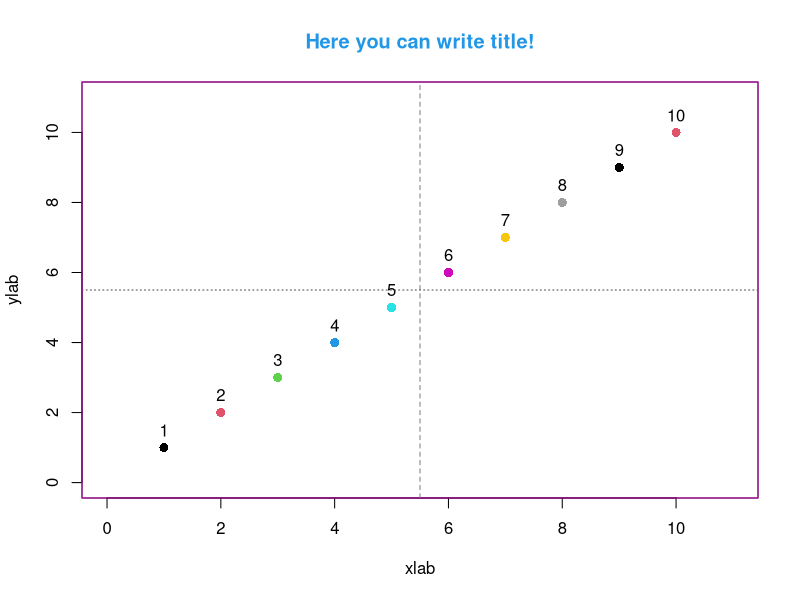
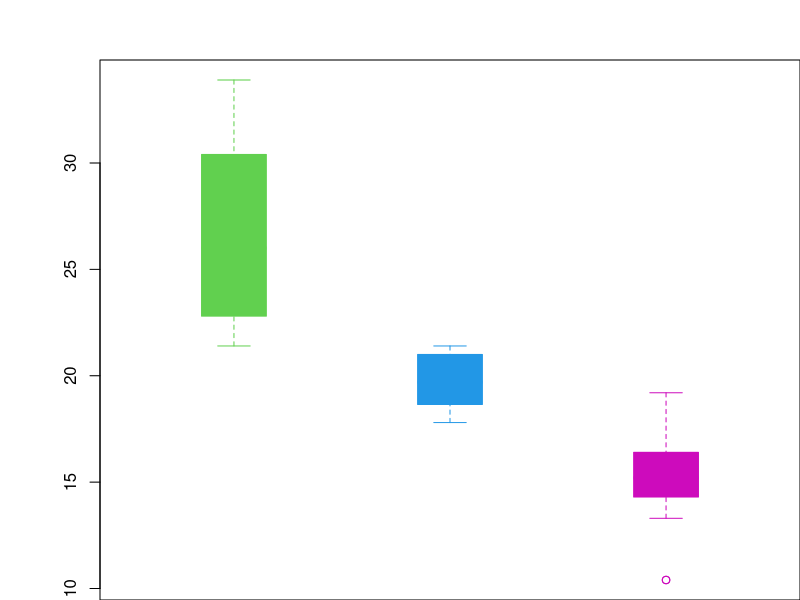

The R source for these figures, in order: (Note: this script raises an error after producing the figures.)
# 동전던지기 결과 예측

guessfun <- function( x ){
  if( !is.character(x) || length(x) > 1) stop("x must be a character H or T!")
  res <- sample( x = c("H","T"), size = 1 ) 
  if( x == res) print("You win!")
  else print("You lose!")
}
#guessfun(1) #Error in guessfun(1) : x must be a character H or T!
#guessfun(c("H","T")) #Error in guessfun(c("H", "T")) : x must be a character H or T!
#guessfun(H) #Error in guessfun(H) : object ’H’ not found
guessfun("H")

# if-else() -> switch()

centre1 <- function(x, type){
  if(type == "mean") mean(x)
  else if(type == "median") median(x)
  else if(type == "trimmed") mean(x, trim = 0.1)
}
x <- rcauchy(10)
centre1(x, type = "mean")

centre2 <- function(x, type) {
  switch(type,
         mean = mean(x),
         median = median(x),
         trimmed = mean(x, trim = .1))
}
centre2(x, "mean")

guessfun <- function( x ){
  res <- sample( x = c("H","T"), size = 1)
  if( !is.character(x) ) stop( "x must be a character H or T!") 
  if( length(x) > 1 ) stop( "x must be a character H or T!") 
  if( is.character(x) & x == res ) print("You win!")
  else print("You lost!")
  ress <- is.character(x) & x == res
  resss <- list(res, ress)
  structure( resss, class = "fun" ) #create an class ‘‘fun’’ 
  #or attr( ress, "class") <- "fun"
}  
toss <- guessfun( "H" )

myfun <- function( x ){
  UseMethod("myfun")
}

methods( generic.function = "myfun" )

myfun.default <- function( x ){
  res <- round(c( mean = mean(x), var = var(x) ), 2)
  return(res)
}
myfun.matrix <- function( x ){
  res <- list( mean = apply( x, 2, mean ),
               var = apply( x, 2, var ) )
  return(res)
}
myfun.factor <- function( x ){
  res <- table( x )
  return(res)
}


fun1 <- function(x){
  y <- 1 + x
  return(y)
}
fun2 <- function(x){
  y <<- 1 + x
  return(y)
}
y <- 1
fun1(1)
y
fun2(1)
y

A <- 1:20
dim(A) <- c(5,4)

A
class(A)
mode(A)
typeof(A)

xx <- yy <- 1:10
cols <- 1:10 
plot(x = xx, y = yy, xlab ="xlab", ylab = "ylab", main = "", 
     xlim = c(0,11), ylim = c(0,11), type = "n" )
points(x = xx, y = yy, pch = 16, col = cols, cex = 1.2 )
text(x = xx, y = yy + 0.5, labels = as.character(cols))
title( "Here you can write title!", col.main = 4)
abline( v = mean(xx), col = "grey50", lty = 2)
abline( h = mean(yy), col = "grey30", lty = 3) 
box( col = 6 )

par( mar = c(0,5,3,0) )
xx <- factor(mtcars$cyl)
n.lev <- length(levels(xx))
boxplot( mpg ~ cyl, data = mtcars, col = c(3,4,6), border = c(3,4,6),
         pars = list(boxwex = 0.3), xaxt = "n", xlab = "", ylab = "")
axis(side = 4, at = 1:n.lev, labels = paste("cyl",levels(xx), sep = "="), 
     col.axis = 4, las = 1)

# lapply()를 R로 직접 구현
lapply.my <- function(X, FUN, ...) {
  res <- vector( "list", length(X) )
  for (i in seq_along(X) ) {
    res[[i]] <- FUN(x[[i]], ...)
  }
  return( res )
}
lapply.my(x, mean)
Reduce(`+`, 1:4)

# Reduce()를 R로 직접 구현
Reduce.my <- function( f, x ) {
  res <- x[[1]]
  for(i in seq(2, length(x))) {
    res <- f(res, x[[i]])
  }
  res
}
Reduce.my( sum, 1:3 )

A <- matrix(1:20, nrow = 5)
apply(A, 1, mean)
apply(A, 2, mean)

# tapply() R로 직접 구현
tapply.my <- function(x, group, f, ..., simplify = TRUE) {
  pieces <- split(x, group)
  sapply(pieces, f, simplify = simplify)
}  

aggregate(mtcars, list(cyl = mtcars$cyl), mean )

aggregate(mtcars, list(cyl = mtcars$cyl, hp = mtcars$hp >= 120 ), mean )

aggregate( mpg ~ cyl, data = mtcars, mean)
aggregate( mpg ~ ., data = mtcars, mean)

aggregate( mpg ~ cyl + (mtcars$hp >= 120), data = mtcars, mean)

aggregate( cbind(mpg, drat, wt) ~ cyl, data = mtcars, mean)


a <- 1:3 
class(a)
mode(a)
typeof(a)
b <- rnorm(3)
class(b)
mode(b)
typeof(b)
c <- rep(TRUE,3)
class(c)
mode(c)
typeof(c)
d <- letters[1:3]
class(d)
mode(d)
typeof(d)

typeof( c(d, b) )

typeof( c(b, a) )

typeof( c(a, c) )

typeof( c(a, b, c, d) )

a <- 1:3
b <- rnorm(3)
c <- rep(TRUE,3)
d <- letters[1:3]
lst <- list(a,b,c,d) 

sum( lst[3] )
sum( lst[[3]] )

dats <- list(
  dat1 = factor( c("a", 1, T) ),
  dat2 = unclass( factor( c("a", 1, T) ) ),
  dat3 = data.frame(  x = 1:3, y = letters[1:3] ),
  dat4 = unclass( data.frame(  x = 1:3, y = letters[1:3] ) )
)

funs <- list(
  fun1 = is.vector,
  fun2 = typeof
)

sapply( dats, function(y) sapply( funs, function(f, x) f(x), y ) )

fun <- function(x, type){
  if(type == "mean") mean(x)
  else if(type == "median") median(x)
  else if(type == "trimmed") mean(x, trim = 0.1)
}

fun <- function(x, type){
  switch( type, 
         mean = mean(x),
         median = median(x),  
         trimmed = mean(x, trim = 0.1)
  )
}

x <- c(1,2,3,4,5)
fun(1:5, "mean")

fun1(1:5, "mean")

x <- 1:3
for(i in seq_along(x) ) print(i)

i = 1
while(i < 4) {
  print(i)
  i = i + 1
}

i = 1
repeat{
  print(i)
 
  if( i == 3) break;
  i = i + 1
  }

dat <- list( a = 1:3, b = "c", c = c(F,T) )
class(dat[3])
class(dat[[3]])

fun <- function(x){ UseMethod("fun") }
fun.default <- function(x) sum(x)
fun.matrix <- function(x) apply(x, 2, sum)
fun.factor <- function(x) table(x)/sum(table(x))

fun(factor(c("M", "F", "F", "M")))

fun(matrix(c(1,2,3,1,2,3), nrow = 3, ncol = 2))

is_vector <- function(x) is.null(dim(x))
x <- 1:4
y <- list(T, 1:4, letters[1:10])
z <- matrix(1:4,2,2)
is_vector(x); is_vector(y); is_vector(z); is_vector(mtcars)

indx <- 1:4
x <- list(a = indx, b = LETTERS[indx])
str(x)
x
y <- as.data.frame(x)
y[] <- x
z <- x

sapply( list(x,y,z), FUN = class)

a <- 1:4
b <- letters[1:4]

ls <- list(a = a, b = b)

mode(unlist(ls))

x <- letters[1:4]
f1 <- factor(x)
f2 <- f1
levels(f2) <- rev(levels(f2))
f3 <- rev(factor(x))
f4 <- factor(x, levels = rev(x))     
     
#답:
fun_upper <- function(x, y) panel.smooth(x, y, lwd = 2, col = "grey50", col.smooth = 2)
fun_lower <- function(x, y) {
  usr <- par("usr"); on.exit(par(usr))
  par(usr = c(0, 1, 0, 1))
  corcoef <- round(cor(x, y),2)
  ramp <- colorRamp( c("grey60", "red") )  
  col <- rgb( ramp( abs(corcoef) ), max = 255 )
  cex <- 2 * abs(corcoef) + 1
  text( 0.5, 0.5, paste0("Cor. = \n", corcoef), col = col, cex = cex )
}
fun_diag <- function(x) {
  usr <- par("usr"); on.exit(par(usr))
  par(usr = c(usr[1:2], 0, 1.5) )
  h <- hist(x, plot = F)
  breaks <- h$breaks; nB <- length(breaks)
  y <- h$counts; y <- y/max(y)
  rect(breaks[-nB], 0, breaks[-1], y, 
       col = "lightblue", border = "blue")
}
fun_text <- function(x = 0.5, y = 0.5, txt, cex, font, col = "darkblue") 
  text(x, y, txt, cex = cex, font = font, col = col)
pairs( mtcars[c("mpg", "hp", "wt", "qsec")], 
       upper.panel = fun_upper, 
       lower.panel = fun_lower, 
       diag.panel = fun_diag, 
       text.panel = fun_text )

fun <- function(x, y, ... ){
  
  xhist <- hist(x, plot = FALSE)
  yhist <- hist(y, plot = FALSE)
  top <- max(c(xhist$counts, yhist$counts))
  xrange <- range(x)
  yrange <- range(y)
  nf <- layout(matrix(c(2,0,1,3),2,2,byrow = TRUE), c(3,1), c(1,3), TRUE)
  
  opar <- par(mar = c(5,5,1,1))
  on.exit( par(opar))
  plot(x, y, xlim = xrange, ylim = yrange, ... )
  box()
  par(mar = c(0,5,1,1))
  barplot(xhist$counts, axes = F, ylim = c(0, top), space = 0, 
          density = 20, col = 4, 
          border = 4, horiz = FALSE, 
          ylab = "Frequency" ) 
  axis( side = 2, col = 4, col.axis = 4 )
  par(mar = c(5,0,1,1))
  barplot(yhist$counts, axes = F, xlim = c(0, top), space = 0, 
          density = 20, col = 2, 
          border = 2, horiz = TRUE, 
          xlab = "Frequency" )    
  axis( side = 1, col = 2, col.axis = 2 )
}
fun( x = mtcars$wt, y = mtcars$hp, cex = 1, col = "grey50", pch = 16,
     xlab = "Weight (1000 lbs)", ylab = "Gross horsepower" )

par( mar = c(5,5,0,0) )    
x <- mtcars$mpg
boxplot( mpg ~ cyl, data = mtcars, 
         col = c(4, 2, 3), 
         border = c("blue", "red", "green"), 
         xlab = "Miles/(US) gallon", 
         ylab = "Number of cylinders",
         las = 1, 
         pars = list(boxwex = 0.3),
         outline = T
)


y <- mtcars$mpg    
x <- mtcars$cyl
mm <- length( unique(x) )

plot( y ~ x, xlim = c(0, mm) + 0.5, type = "n", xaxt = "n", xlab = "Miles/(US) gallon", ylab = "Number of cylinders" )

draw_segment <- function( x, y, col, border, boxwex = 1 ){
  
  pts <- fivenum(y)
  cuts <- pts[3] + c(-1,1) * IQR(y) * 2.5
  ind <- y < cuts[1] | y > cuts[2]
  
  pts <- fivenum(y[!ind])
  polygon( x = c( rep(x, 2) - (boxwex/2), rep(x, 2) + (boxwex/2) ), y = c(pts[c(2,4)], pts[c(4,2)]), col = col, border = border )
  segments( x0 = (x - (boxwex/2)*0.5), y0 = pts[c(1,5)], 
            x1 = (x + (boxwex/2)*0.5), y1 = pts[c(1,5)], 
            lwd = 1, col = border )
  segments( x0 = (x - (boxwex/2)) + 0.01, y0 = pts[3], 
            x1 = (x + (boxwex/2)) - 0.01, y1 = pts[3], 
            lwd = 3, col = border )
  segments( x0 = x + c(-1,1)*(boxwex/2), y0 = pts[2], 
            x1 = x + c(-1,1)*(boxwex/2), y1 = pts[4], col = border )
  segments( x0 = x, y0 = pts[1], 
            x1 = x, y1 = pts[2], lty = 2, col = border )
  segments( x0 = x, y0 = pts[4], 
            x1 = x, y1 = pts[5], lty = 2, col = border )
  
  points( rep(x, sum(ind)), y[ind], col = border )
}

xloc <- seq_along( 1:mm )
xlabels <- sort( unique(x) )
ysplit <- split( y, x )

cols <- palette()[c(4, 2, 3)]
borders <- c("blue", "red", "green")

opar <- par( mar = c(5,5,0,0) )
plot( y ~ x, xlim = c(0, mm) + 0.5, type = "n", xaxt = "n", xlab = "Miles/(US) gallon", ylab = "Number of cylinders", las = 1 )
lapply( 1:mm, function(i) draw_segment( x = xloc[i], y = ysplit[[i]], col = cols[i], border = borders[i], boxwex = 0.3 ) )
#위의 lapply() 함수는 아래의 for 구문과 동일함
#for( i in 1:mm ) draw_segment( x = xloc[i], y = ysplit[[i]], col = cols[i], border = borders[i], boxwex = 0.3 )

axis( side = 1, at =  xloc, labels = xlabels )
par( opar )

x <- 4
fun <- function( x )
{
  function( z )
  {
    res <- z + x^2
    return(res)
  }
}
z <- 5
x <- 2

typeof( fun( 2 ) )

fun(2)

funn <- fun( 2 )
funn( 10 )

x <- 6
funn( 10 )
environment(funn)
as.list( environment(funn) )

set.seed(12345)
dat <- replicate(10, sample( c(1:10, 999), 15, replace = T), simplify = FALSE)
dat

set.seed(12345)
dat <- replicate(10, sample( c(1:10, 999), 15, replace = T), simplify = FALSE)
dat

fun <- function( x ){
  x[ x == 999 ] <- NA
  return(x)
}

lapply( dat, fun )
